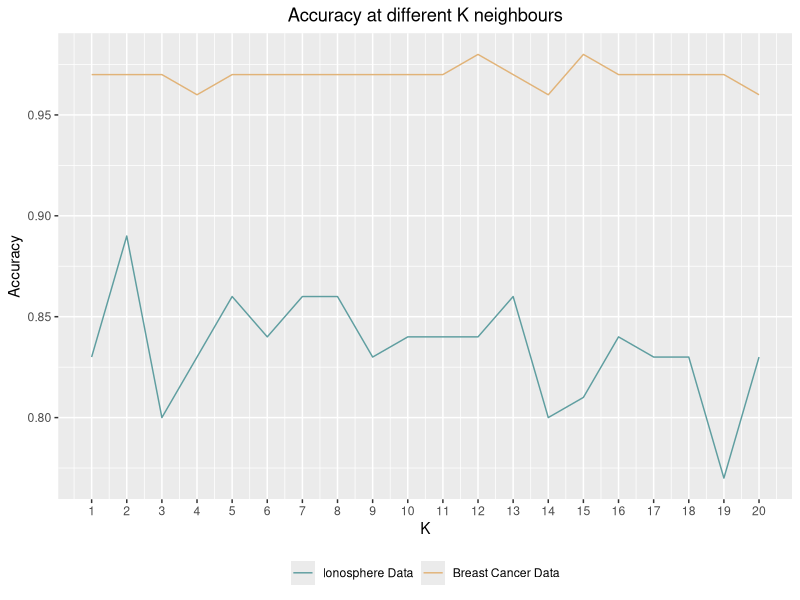
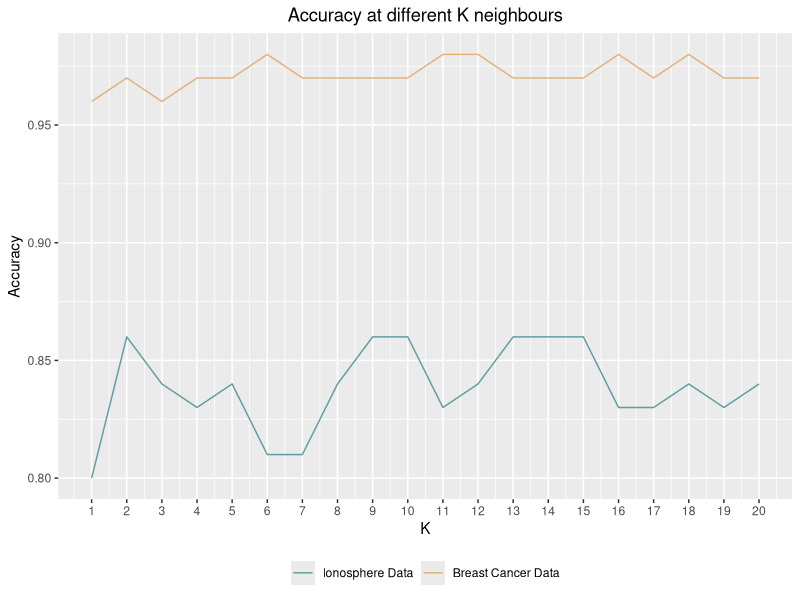
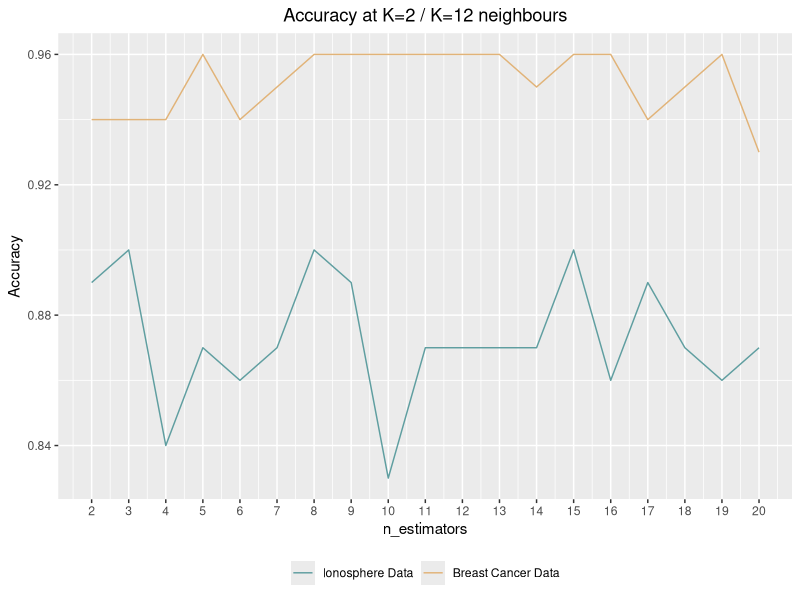
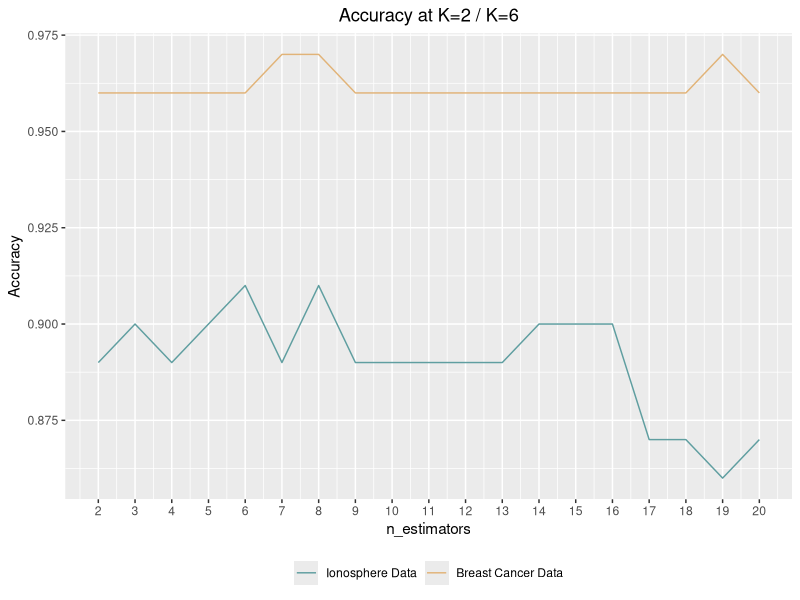

Write R code to recreate these figures, in order.
## ---- chunk 1
library(ggplot2)
## ---- chunk 2
iono_base_metrics <- read.csv("Ionosphere-Scratch-Different-Ks.csv", header = TRUE)
bc_base_metrics <- read.csv("Breast-Cancer-Scratch-Different-Ks.csv", header = TRUE)

iono_base_metrics <- iono_base_metrics[1:6] #delete last column
bc_base_metrics <- bc_base_metrics[1:6] #delete last column

iono_base_accuracy <- iono_base_metrics[1]
bc_base_accuracy <- bc_base_metrics[1]
k <- seq(1,20,1)

df_scratch <- data.frame(
  "K" = k,
  "AccuracyIonosphere" = iono_base_accuracy,
  "AccuracyBreastCancer" = bc_base_accuracy
)


plot_scratch <- ggplot(df_scratch, aes(x=K)) +
        geom_line(aes(y = Accuracy, colour = "#5F9EA0")) +
        geom_line(aes(y = Accuracy.1, colour = "#E1B378")) +
        ggtitle("Accuracy at different K neighbours") +
        labs(x="K", y="Accuracy")+
        scale_x_continuous(breaks=seq(1,20,1))+
        theme(plot.title = element_text(hjust = 0.5))+
        theme(legend.position="bottom", legend.direction="horizontal",
        legend.title = element_blank())+
        scale_color_manual(labels = c("Ionosphere Data", "Breast Cancer Data"), 
                           values = c("#5F9EA0", "#E1B378"))

plot_scratch

## ---- chunk 3
#Library accuracy across diff Ks
iono_lib_metrics <- read.csv("Ionosphere-Lib-Different-Ks.csv", header = TRUE)
bc_lib_metrics <- read.csv("Breast-Cancer-Lib-Different-Ks.csv", header = TRUE)

iono_lib_metrics <- iono_lib_metrics[1:6] #delete last column
bc_lib_metrics <- bc_lib_metrics[1:6] #delete last column

iono_lib_accuracy <- iono_lib_metrics[1]
bc_lib_accuracy <- bc_lib_metrics[1]

df_lib <- data.frame(
  "K" = k,
  "AccuracyIonosphere" = iono_lib_accuracy,
  "AccuracyBreastCancer" = bc_lib_accuracy
  )

plot_lib <- ggplot(df_lib, aes(x=K)) +
        geom_line(aes(y = Accuracy, colour = "#5F9EA0")) +
        geom_line(aes(y = Accuracy.1, colour = "#E1B378")) +
        ggtitle("Accuracy at different K neighbours") +
        labs(x="K", y="Accuracy")+
        scale_x_continuous(breaks=seq(1,20,1))+
        theme(plot.title = element_text(hjust = 0.5))+
        theme(legend.position="bottom", legend.direction="horizontal",
        legend.title = element_blank())+
        scale_color_manual(labels = c("Ionosphere Data", "Breast Cancer Data"), 
                           values = c("#5F9EA0", "#E1B378"))

plot_lib

## ---- chunk 4
#accuracy at K
ionoK2_base_metrics <- read.csv("Ionosphere-Scratch-K=2.csv", header = TRUE)
bcK12_base_metrics <- read.csv("Breast-Cancer-Scratch-K=12.csv", header = TRUE)

ionoK2_base_metrics <- ionoK2_base_metrics[1:6] #delete last column
bcK12_base_metrics <- bcK12_base_metrics[1:6] #delete last column

ionoK2_base_accuracy <- ionoK2_base_metrics[1]
bcK12_base_accuracy <- bcK12_base_metrics[1]
n_estimator <- seq(2,20,1)

df_scratchK <- data.frame(
  "n_estimators" = n_estimator,
  "AccuracyIonosphere" = ionoK2_base_accuracy,
  "AccuracyBreastCancer" = bcK12_base_accuracy
)


plot_scratchK <- ggplot(df_scratchK, aes(x=n_estimators)) +
        geom_line(aes(y = Accuracy, colour = "#5F9EA0")) +
        geom_line(aes(y = Accuracy.1, colour = "#E1B378")) +
        ggtitle("Accuracy at K=2 / K=12 neighbours") +
        labs(x="n_estimators", y="Accuracy", color = "Data\n")+
        scale_x_continuous(breaks=seq(1,20,1))+
        theme(plot.title = element_text(hjust = 0.5))+
        theme(legend.position="bottom", legend.direction="horizontal",
        legend.title = element_blank())+
        scale_color_manual(labels = c("Ionosphere Data", "Breast Cancer Data"), 
                           values = c("#5F9EA0", "#E1B378"))

plot_scratchK
## ---- chunk 5
#Library accuracy at K
ionoK2_lib_metrics <- read.csv("Ionosphere-Lib-K=2.csv", header = TRUE)
bcK6_lib_metrics <- read.csv("Breast-Cancer-Lib-K=6.csv", header = TRUE)

ionoK2_lib_metrics <- ionoK2_lib_metrics[1:6] #delete last column
bcK6_lib_metrics <- bcK6_lib_metrics[1:6] #delete last column

ionoK2_lib_accuracy <- ionoK2_lib_metrics[1]
bcK6_lib_accuracy <- bcK6_lib_metrics[1]

df_libK <- data.frame(
  "n_estimators" = n_estimator,
  "AccuracyIonosphere" = ionoK2_lib_accuracy,
  "AccuracyBreastCancer" = bcK6_lib_accuracy
  )

plot_libK <- ggplot(df_libK, aes(x=n_estimators)) +
        geom_line(aes(y = Accuracy, colour = "#5F9EA0")) +
        geom_line(aes(y = Accuracy.1, colour = "#E1B378")) +
        ggtitle("Accuracy at K=2 / K=6") +
        labs(x="n_estimators", y="Accuracy", color = "Data\n")+
        scale_x_continuous(breaks=seq(1,20,1))+
        theme(plot.title = element_text(hjust = 0.5))+
        theme(legend.position="bottom", legend.direction="horizontal",
        legend.title = element_blank())+
        scale_color_manual(labels = c("Ionosphere Data", "Breast Cancer Data"), 
                           values = c("#5F9EA0", "#E1B378"))

plot_libK
## ---- chunk 6
iono_final_clf_scr <- read.csv("Ionosphere-scratch-K=2 n_est=3 CV=10.csv", header = TRUE)
iono_final_clf_lib <- read.csv("Ionosphere-Lib-K=2, n_est=8 CV=10.csv", header = TRUE)
iono_final_clf_scr <- iono_final_clf_scr[1:6]
iono_final_clf_lib <- iono_final_clf_lib[1:6]

bc_final_clf_scr <- read.csv("Breast-Cancer-scratch-K=12, n_est=5 CV=10.csv", header = TRUE)
bc_final_clf_lib <- read.csv("Breast-Cancer-Lib-K=6, n_est=7 CV=10.csv", header = TRUE)
bc_final_clf_scr <- bc_final_clf_scr[1:6]
bc_final_clf_lib <- bc_final_clf_lib[1:6]

#using error as the metric
iono_final_clf_scr_df = data.frame(iono_final_clf_scr)
iono_final_clf_lib_df = data.frame(iono_final_clf_lib)

#Normality test Ionosphere
shapiro.test(iono_final_clf_scr_df$Error) #normality can be assumed
shapiro.test(iono_final_clf_lib_df$Error) #normality can be assumed

#Variance test 
var_test <- var.test(iono_final_clf_scr_df$Error,  iono_final_clf_lib_df$Error)
var_test #no variance

#t-test
t.test(iono_final_clf_scr_df$Error, iono_final_clf_lib_df$Error, var.equal = TRUE )
## ---- chunk 7
iono_base_metrics_df <- data.frame(iono_final_clf_scr)
iono_lib_metrics_df <- data.frame(iono_final_clf_lib)

iono_av_acc_base <- mean(iono_base_metrics_df$Accuracy)
iono_av_pre_base <- mean(iono_base_metrics_df$Precision)
iono_av_rec_base <- mean(iono_base_metrics_df$Recall)
iono_av_speci_base <- mean(iono_base_metrics_df$Specificity)

iono_av_acc_lib <- mean(iono_lib_metrics_df$Accuracy)
iono_av_pre_lib <- mean(iono_lib_metrics_df$Precision)
iono_av_rec_lib <- mean(iono_lib_metrics_df$Recall)
iono_av_speci_lib <- mean(iono_lib_metrics_df$Specificity)

bc_base_metrics_df <- data.frame(bc_final_clf_scr)
bc_lib_metrics_df <- data.frame(bc_final_clf_scr)

bc_av_acc_base <- mean(bc_base_metrics_df$Accuracy)
bc_av_pre_base <- mean(bc_base_metrics_df$Precision)
bc_av_rec_base <- mean(bc_base_metrics_df$Recall)
bc_av_speci_base <- mean(bc_base_metrics_df$Specificity)

bc_av_acc_lib <- mean(bc_lib_metrics_df$Accuracy)
bc_av_pre_lib <- mean(bc_lib_metrics_df$Precision)
bc_av_rec_lib <- mean(bc_lib_metrics_df$Recall)
bc_av_speci_lib <- mean(bc_lib_metrics_df$Specificity)
